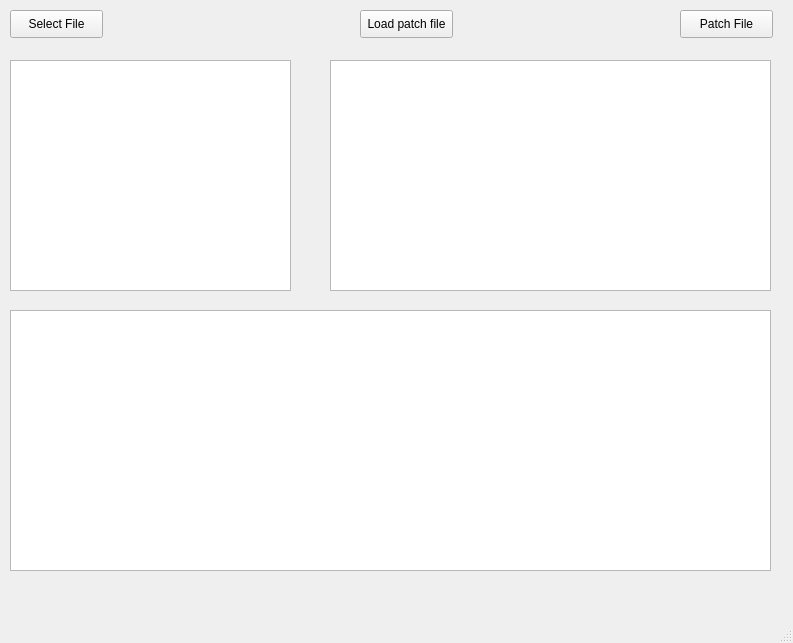
<?xml version="1.0" encoding="UTF-8"?>
<ui version="4.0">
 <class>MainWindow</class>
 <widget class="QMainWindow" name="MainWindow">
  <property name="geometry">
   <rect>
    <x>0</x>
    <y>0</y>
    <width>793</width>
    <height>643</height>
   </rect>
  </property>
  <property name="windowTitle">
   <string>Patch Selector</string>
  </property>
  <widget class="QWidget" name="centralwidget">
   <widget class="QPushButton" name="pushButtonFileSelect">
    <property name="geometry">
     <rect>
      <x>10</x>
      <y>10</y>
      <width>93</width>
      <height>28</height>
     </rect>
    </property>
    <property name="text">
     <string>Select File</string>
    </property>
   </widget>
   <widget class="QPushButton" name="pushButtonLoadPatchFile">
    <property name="geometry">
     <rect>
      <x>360</x>
      <y>10</y>
      <width>93</width>
      <height>28</height>
     </rect>
    </property>
    <property name="text">
     <string>Load patch file</string>
    </property>
   </widget>
   <widget class="QPlainTextEdit" name="plainTextEditConsole">
    <property name="geometry">
     <rect>
      <x>10</x>
      <y>310</y>
      <width>761</width>
      <height>261</height>
     </rect>
    </property>
    <property name="readOnly">
     <bool>true</bool>
    </property>
   </widget>
   <widget class="QPlainTextEdit" name="plainTextEditDescriptionBox">
    <property name="geometry">
     <rect>
      <x>330</x>
      <y>60</y>
      <width>441</width>
      <height>231</height>
     </rect>
    </property>
    <property name="readOnly">
     <bool>true</bool>
    </property>
   </widget>
   <widget class="QListView" name="listViewPatchList">
    <property name="geometry">
     <rect>
      <x>10</x>
      <y>60</y>
      <width>281</width>
      <height>231</height>
     </rect>
    </property>
   </widget>
   <widget class="QPushButton" name="pushButtonPatchBinary">
    <property name="geometry">
     <rect>
      <x>680</x>
      <y>10</y>
      <width>93</width>
      <height>28</height>
     </rect>
    </property>
    <property name="text">
     <string>Patch File</string>
    </property>
   </widget>
  </widget>
  <widget class="QMenuBar" name="menubar">
   <property name="geometry">
    <rect>
     <x>0</x>
     <y>0</y>
     <width>793</width>
     <height>26</height>
    </rect>
   </property>
  </widget>
  <widget class="QStatusBar" name="statusbar"/>
 </widget>
 <resources/>
 <connections/>
</ui>
